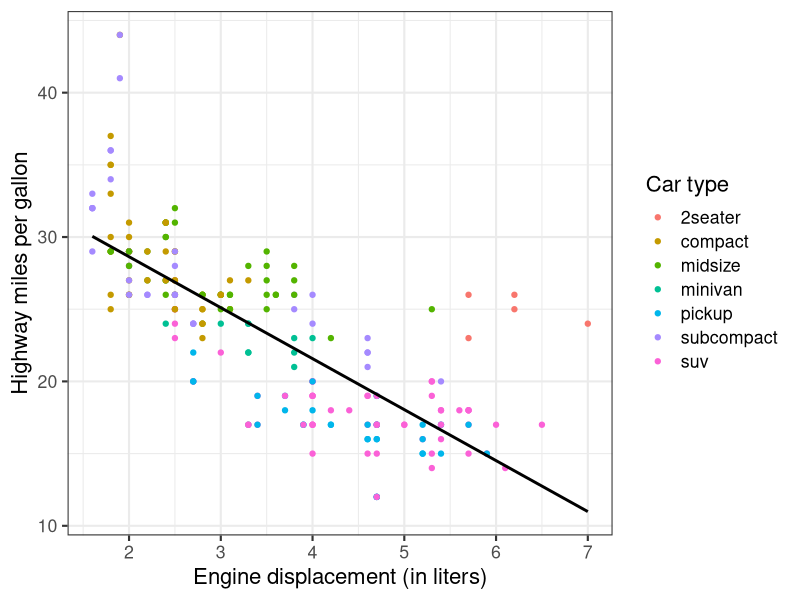

This chart was generated by the following R code:
## ---- chunk 1
knitr::opts_chunk$set(cache = TRUE)
## ---- chunk 2
print("Hello world")
## ---- chunk 3
# load packages
library(tidyverse)
library(broom)

# estimate and print the linear model
lm(hwy ~ displ, data = mpg) %>%
  tidy() %>%
  mutate(term = c("Intercept", "Engine displacement (in liters)")) %>%
  knitr::kable(digits = 2,
               col.names = c("Variable", "Estimate", "Standard Error",
                             "T-statistic", "P-Value"))

# visualize the relationship
ggplot(data = mpg, aes(displ, hwy)) + 
  geom_point(aes(color = class)) +
  geom_smooth(method = "lm", se = FALSE, color = "black", alpha = .25) +
  labs(x = "Engine displacement (in liters)",
       y = "Highway miles per gallon",
       color = "Car type") +
  theme_bw(base_size = 16)
## ---- chunk 4

## ---- chunk 5

